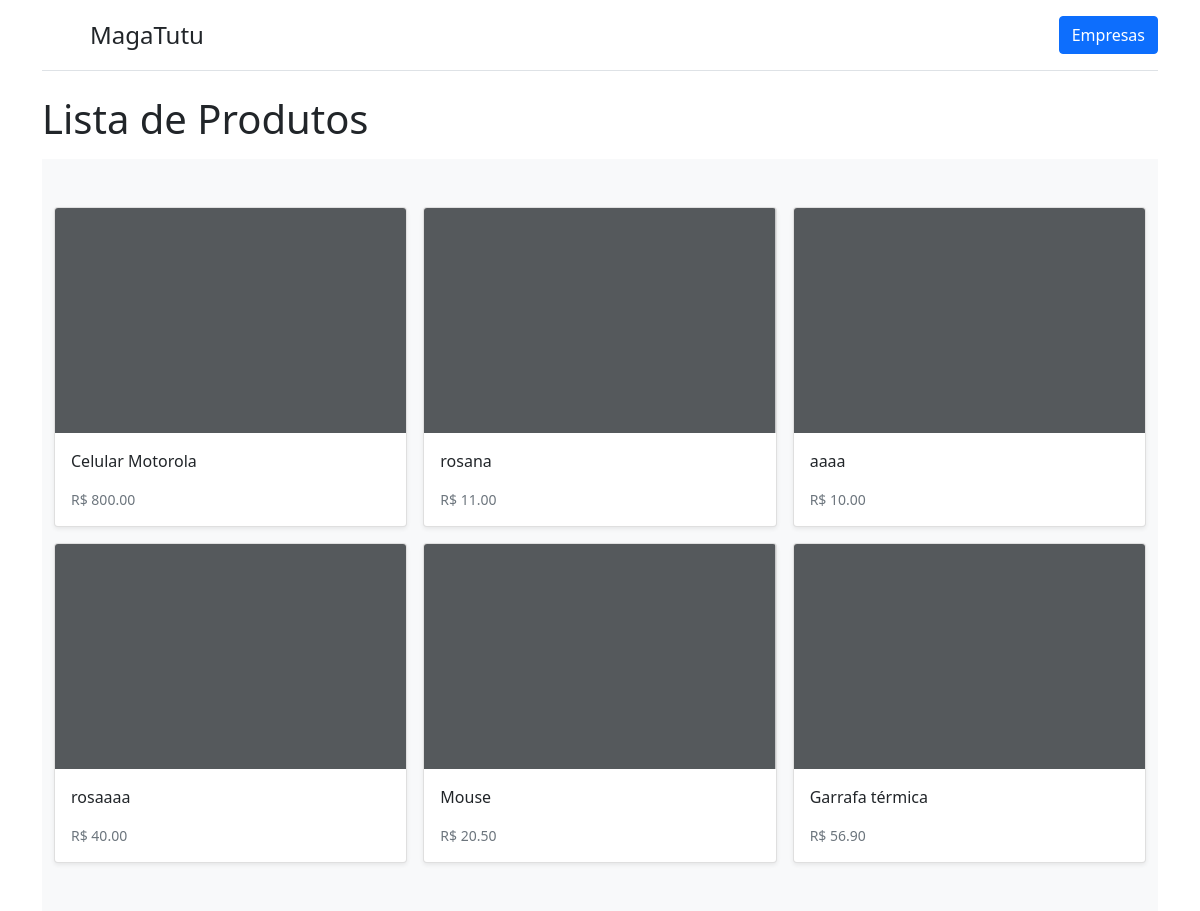
Before: / with the older database file.
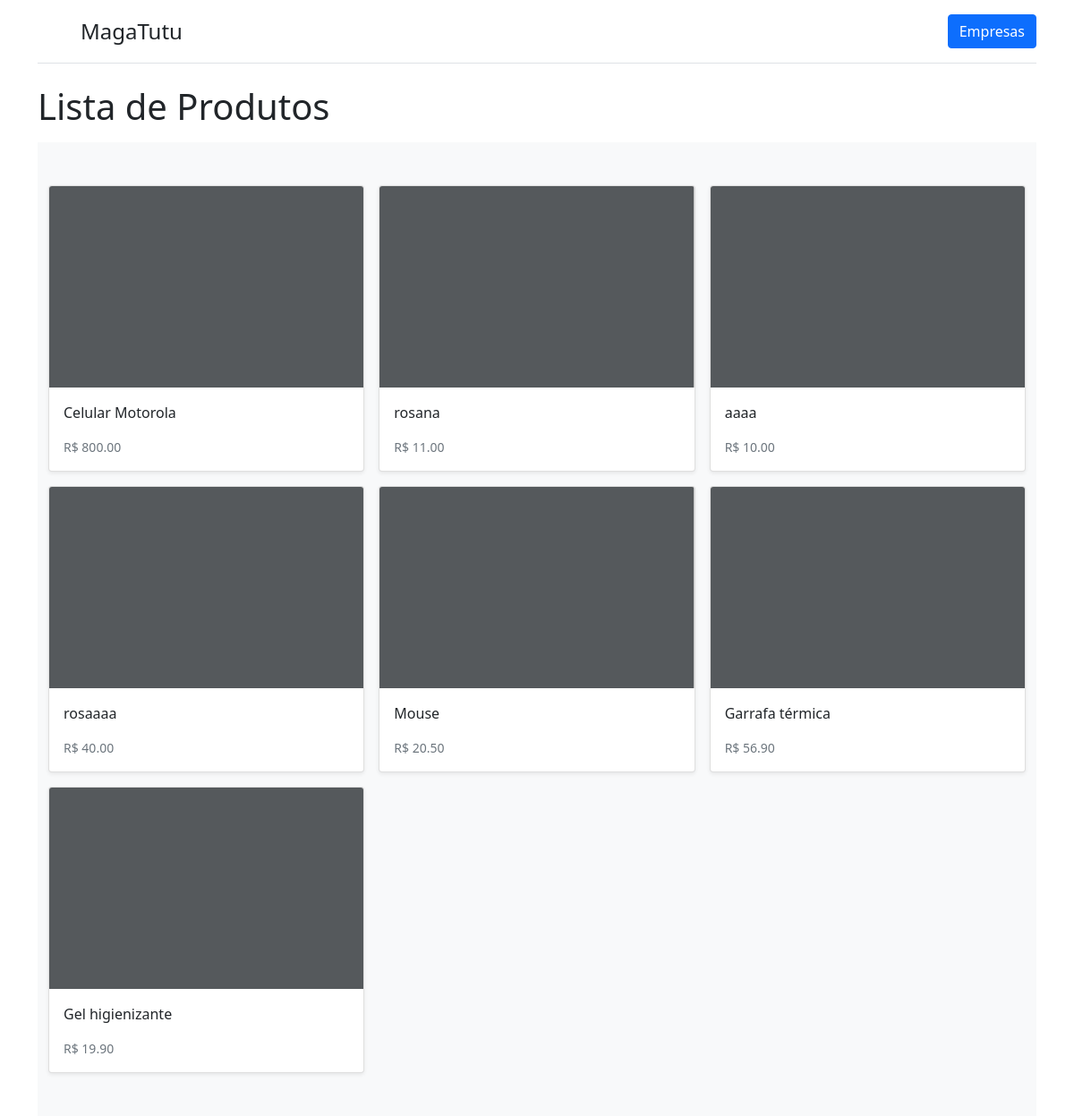
After: the same page with the newer database file.
### app/models.py (models this page shows)
class Produtos(models.Model):
    nome = models.CharField(max_length=100)
    descricao = models.CharField(max_length=1000)
    qtde_estoque = models.IntegerField()
    preco = models.DecimalField(max_digits=9, decimal_places=2)
    empresa = models.ForeignKey(Empresas, on_delete=models.CASCADE)
    categoria = models.ForeignKey(Categorias, on_delete=models.CASCADE)

### app/views.py (the view)
# urls.py: path('', views.home, name='home'),
def home(request):
    data = {}
    data['produtos'] = models.Produtos.objects.all()
    return render(request, "index.html",data)

### app/templates/index.html (shortened to what this page needs)
<!DOCTYPE html>
<html lang="pt-br">
<head>
  <link href="https://cdn.jsdelivr.net/npm/bootstrap@5.1.1/dist/css/bootstrap.min.css" rel="stylesheet"
>
</head>
<body>
  <div class="container">
    <header class="d-flex flex-wrap justify-content-center py-3 mb-4 border-bottom">
      <a href="/" class="d-flex align-items-center mb-3 mb-md-0 me-md-auto text-dark text-decoration-none">
        <svg class="bi me-2" width="40" height="32">
          <use xlink:href="#bootstrap" />
        </svg>
        <span class="fs-4">MagaTutu</span>
      </a>
      <a class="btn btn-primary" href="/empresas" role="button">Empresas</a>
    </header>
  </div>
  <div class="container">
    <h1>Lista de Produtos</h1>
    <div class="album py-5 bg-light mt-3">
      <div class="container">
        <div class="row row-cols-1 row-cols-sm-2 row-cols-md-3 g-3">
          {% for produto in produtos %}
           <div class="col">
            <div class="card shadow-sm">
                           <div class="card-body">
                <p class="card-text">{{produto.nome}}</p>
                <div class="d-flex justify-content-between align-items-center">
                  <small class="text-muted">R$ {{produto.preco}}</small>
                </div>
              </div>
            </div>
          </div>
          {% endfor %}
        </div>
      </div>
    </div>
  </div>
</body>
</html>

Changed rows visible on the page:
added Produtos: nome "Gel higienizante", preco "19.90"
